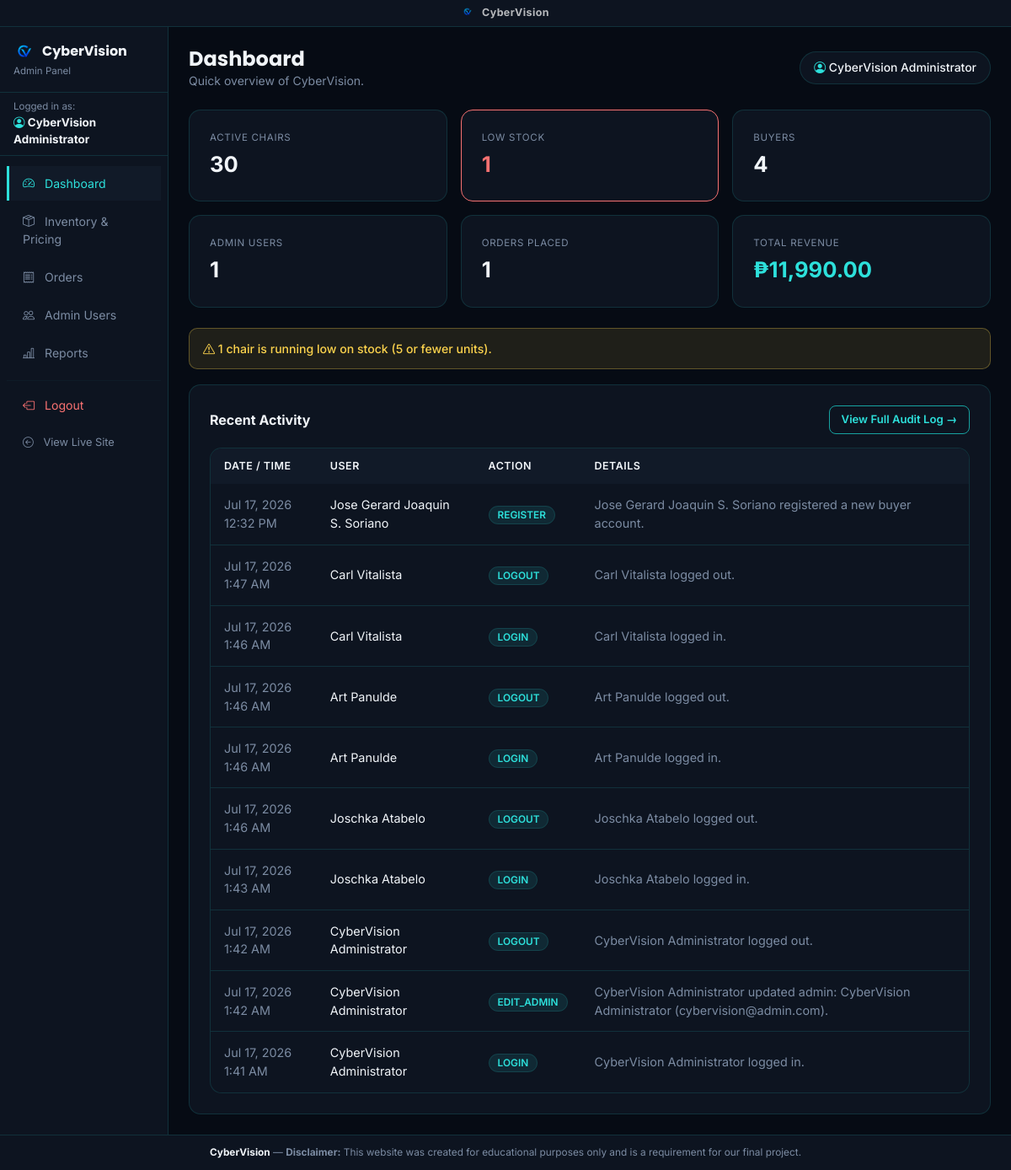
Page /admin/index.php (signed in) on the committed database.
### tables this page shows
CREATE TABLE `audit_log` (
  `id` int(11) NOT NULL,
  `user_id` int(11) DEFAULT NULL,
  `actor_name` varchar(150) NOT NULL,
  `actor_role` varchar(20) NOT NULL,
  `action` varchar(100) NOT NULL,
  `description` varchar(255) NOT NULL,
  `date_created` timestamp NOT NULL DEFAULT current_timestamp()
);

### admin/index.php (the view, shortened to what this page needs)
<?php
require_once('../db.php');
$total_products = mysqli_fetch_assoc(mysqli_query($conn, "SELECT COUNT(*) as c FROM products WHERE is_active=1"))['c'];
$low_stock      = mysqli_fetch_assoc(mysqli_query($conn, "SELECT COUNT(*) as c FROM products WHERE is_active=1 AND stock_qty<=5"))['c'];
$total_buyers   = mysqli_fetch_assoc(mysqli_query($conn, "SELECT COUNT(*) as c FROM users WHERE role='buyer'"))['c'];
$total_admins   = mysqli_fetch_assoc(mysqli_query($conn, "SELECT COUNT(*) as c FROM users WHERE role='admin'"))['c'];
$total_orders   = mysqli_fetch_assoc(mysqli_query($conn, "SELECT COUNT(*) as c FROM orders"))['c'];
$total_revenue  = mysqli_fetch_assoc(mysqli_query($conn, "SELECT COALESCE(SUM(total_amount),0) as s FROM orders"))['s'];
$audit_result = mysqli_query($conn, "SELECT * FROM audit_log ORDER BY date_created DESC LIMIT 10");
require('include/header.php');
?>
<div class="d-flex justify-content-between align-items-center mb-4">
    <div>
        <h4 class="fw-bold mb-0" style="color:var(--cv-text);">Dashboard</h4>
        <p class="mb-0 small" style="color:var(--cv-muted);">Quick overview of CyberVision.</p>
    </div>
    <span class="cv-nav-greeting" style="border:1px solid var(--cv-border);border-radius:999px;padding:8px 16px;background:var(--cv-panel);">
        <i class="bi bi-person-circle" style="color:var(--cv-accent);"></i>
        <span style="color:var(--cv-text);"><?= htmlspecialchars($_SESSION['fullname']) ?></span>
    </span>
</div>
<div class="row row-cols-2 row-cols-md-3 g-3 mb-4">
    <?php
    $stats = array(
        array('label'=>'Active Chairs',     'value'=>$total_products, 'warn'=>false),
        array('label'=>'Low Stock', 'value'=>$low_stock,      'warn'=>$low_stock > 0),
        array('label'=>'Buyers',            'value'=>$total_buyers,   'warn'=>false),
        array('label'=>'Admin Users',       'value'=>$total_admins,   'warn'=>false),
        array('label'=>'Orders Placed',     'value'=>$total_orders,   'warn'=>false),
        array('label'=>'Total Revenue',     'value'=>'&#8369;'.number_format($total_revenue,2), 'warn'=>false, 'accent'=>true),
    );
    foreach ($stats as $s):
        $valueColor = $s['warn'] ? '#F87171' : (isset($s['accent']) ? 'var(--cv-accent)' : 'var(--cv-text)');
        $cardStyle  = $s['warn'] ? 'border-color:#F87171;' : '';
    ?>
        <div class="col">
            <div class="cv-card h-100" style="<?= $cardStyle ?>">
                <div class="mb-1" style="font-size:0.72rem;letter-spacing:0.06em;text-transform:uppercase;color:var(--cv-muted);"><?= $s['label'] ?></div>
                <div class="fw-bold" style="font-size:1.6rem;color:<?= $valueColor ?>;">
                    <?= $s['value'] ?>
                </div>
            </div>
        </div>
    <?php endforeach; ?>
</div>
<?php if ($low_stock > 0): ?>
<div class="cv-alert cv-alert-warning">
    <p><i class="bi bi-exclamation-triangle"></i> <?= $low_stock ?> chair<?= $low_stock > 1 ? 's are' : ' is' ?> running low on stock (5 or fewer units).</p>
</div>
<?php endif; ?>
<div class="cv-card">
    <div class="d-flex justify-content-between align-items-center mb-3">
        <p class="cv-card-title mb-0">Recent Activity</p>
        <a href="reports.php" class="btn-cv-outline" style="padding:6px 14px;font-size:0.82rem;">View Full Audit Log &rarr;</a>
    </div>
    <div class="cv-table-wrap">
        <table class="cv-table">
            <thead>
                <tr><th>Date / Time</th><th>User</th><th>Action</th><th>Details</th></tr>
            </thead>
            <tbody>
                <?php
                while ($log = mysqli_fetch_assoc($audit_result)):
                ?>
                    <tr>
                        <td class="small" style="color:var(--cv-muted);"><?= date("M d, Y g:i A", strtotime($log['date_created'])) ?></td>
                        <td><?= htmlspecialchars($log['actor_name']) ?></td>
                        <td>
                            <span style="background:rgba(45,224,219,0.1);color:var(--cv-accent);border:1px solid var(--cv-border);border-radius:999px;padding:3px 10px;font-size:0.74rem;font-weight:600;">
                                <?= htmlspecialchars($log['action']) ?>
                            </span>
                        </td>
                        <td class="small" style="color:var(--cv-muted);"><?= htmlspecialchars($log['description']) ?></td>
                    </tr>
                <?php endwhile; ?>
            </tbody>
        </table>
    </div>
</div>
<?php mysqli_close($conn); require('include/footer.php'); ?>

### css/style.css (style rules this page uses)
:root { --cv-primary: #17A2A0; --cv-hover: #1FC2BE; --cv-accent: #2DE0DB; --cv-dark: #060B14; --cv-panel: #0D1420; --cv-panel-2: #111A28; --cv-text: #F1F5F9; --cv-muted: #7C8CA3; --cv-border: rgba(45,224,219,0.14); --cv-light-bg: #0A1018; }
* { box-sizing: border-box; }
body { margin: 0; padding: 0; font-family: 'Inter', 'Helvetica Neue', Arial, sans-serif; background-color: var(--cv-dark); color: var(--cv-text); }
h1, h2, h3, h4, h5, h6 { font-family: 'Poppins', 'Helvetica Neue', Arial, sans-serif; font-weight: 700; }
a { color: var(--cv-accent); text-decoration: none; }
.cv-nav-greeting { font-size: 0.87rem; color: var(--cv-muted); font-weight: 500; }
.btn-cv-outline { background: transparent; color: var(--cv-accent); border: 1.5px solid var(--cv-primary); border-radius: 8px; padding: 9px 18px; font-size: 0.85rem; font-weight: 600; cursor: pointer; transition: all 0.2s; display: inline-flex; align-items: center; gap: 6px; text-decoration: none; font-family: inherit; }
.cv-alert { border-radius: 10px; padding: 13px 16px; margin-bottom: 18px; font-size: 0.88rem; font-weight: 500; }
.cv-alert-warning { background: rgba(252,211,77,0.1); color: #FCD34D; border: 1px solid rgba(252,211,77,0.3); }
.cv-alert p { margin: 0 0 4px; }
.cv-alert p:last-child { margin: 0; }
.cv-card { background: var(--cv-panel); border: 1px solid var(--cv-border); border-radius: 14px; padding: 24px; }
.cv-card-title { font-size: 1rem; font-weight: 700; color: var(--cv-text); margin: 0 0 16px; }
.cv-table-wrap { background: var(--cv-panel); border: 1px solid var(--cv-border); border-radius: 14px; overflow: hidden; }
.cv-table { width: 100%; border-collapse: collapse; }
.cv-table th { background-color: var(--cv-panel-2); color: var(--cv-text); padding: 12px 16px; text-align: left; font-size: 0.78rem; font-weight: 600; letter-spacing: 0.04em; text-transform: uppercase; }
.cv-table td { padding: 14px 16px; border-bottom: 1px solid var(--cv-border); font-size: 0.9rem; color: var(--cv-text); }
.cv-table tr:last-child td { border-bottom: none; }

### rows in the picture
audit_log: date_created "Jul 17, 2026 12:32 PM", actor_name "Jose Gerard Joaquin S. Soriano", action "REGISTER", description "Jose Gerard Joaquin S. Soriano registered a new buyer account."
audit_log: date_created "Jul 17, 2026 1:47 AM", actor_name "Carl Vitalista", action "LOGOUT", description "Carl Vitalista logged out."
audit_log: date_created "Jul 17, 2026 1:46 AM", actor_name "Carl Vitalista", action "LOGIN", description "Carl Vitalista logged in."
audit_log: date_created "Jul 17, 2026 1:46 AM", actor_name "Art Panulde", action "LOGOUT", description "Art Panulde logged out."
audit_log: date_created "Jul 17, 2026 1:46 AM", actor_name "Art Panulde", action "LOGIN", description "Art Panulde logged in."
audit_log: date_created "Jul 17, 2026 1:46 AM", actor_name "Joschka Atabelo", action "LOGOUT", description "Joschka Atabelo logged out."
audit_log: date_created "Jul 17, 2026 1:43 AM", actor_name "Joschka Atabelo", action "LOGIN", description "Joschka Atabelo logged in."
audit_log: date_created "Jul 17, 2026 1:42 AM", actor_name "CyberVision Administrator", action "LOGOUT", description "CyberVision Administrator logged out."
audit_log: date_created "Jul 17, 2026 1:42 AM", actor_name "CyberVision Administrator", action "EDIT_ADMIN", description "CyberVision Administrator updated admin: CyberVision Administrator (cybervision@admin.com)."
audit_log: date_created "Jul 17, 2026 1:41 AM", actor_name "CyberVision Administrator", action "LOGIN", description "CyberVision Administrator logged in."

### other values in the picture
$_SESSION['fullname'] "CyberVision Administrator"
$s['label'] "ACTIVE CHAIRS"
$s['value'] "30"
$s['label'] "LOW STOCK"
$s['value'] "1"
$s['label'] "BUYERS"
$s['value'] "4"
$s['label'] "ADMIN USERS"
$s['label'] "ORDERS PLACED"
$s['label'] "TOTAL REVENUE"
$s['value'] "₱11,990.00"
$low_stock "1"
